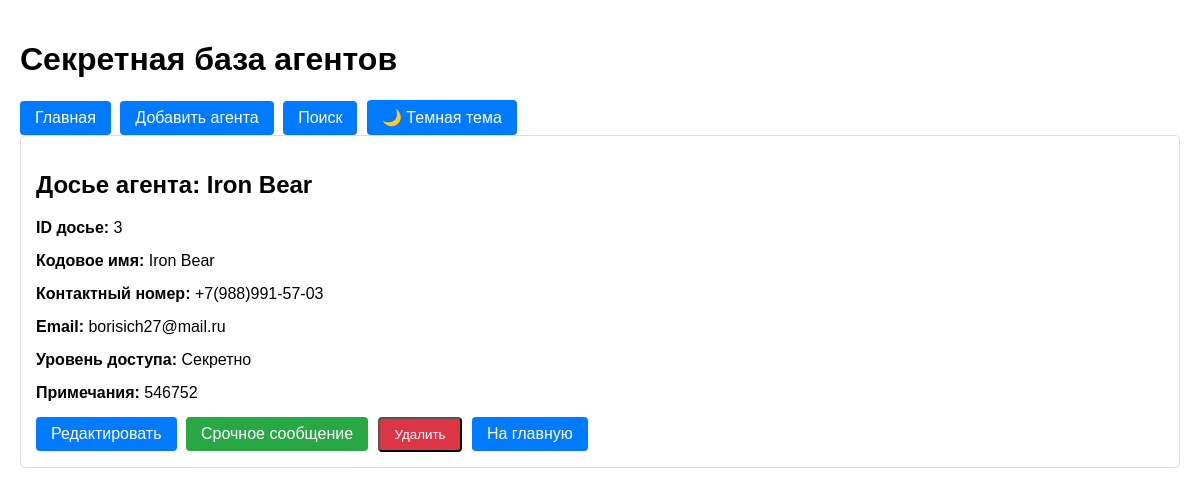
/agent/3, run on the app's committed database.
### tables this page shows
CREATE TABLE agents
                     (id INTEGER PRIMARY KEY AUTOINCREMENT,
                      codename TEXT NOT NULL,
                      phone TEXT,
                      email TEXT NOT NULL,
                      access_level TEXT NOT NULL,
                      notes TEXT);

### Flask_Agency_of_Secret_Agents/app/app.py (the view)
@app.route('/agent/<int:agent_id>')
def view_agent(agent_id):
    conn = sqlite3.connect('agents.db')
    c = conn.cursor()
    c.execute("SELECT * FROM agents WHERE id=?", (agent_id,))
    agent = c.fetchone()
    conn.close()
    if not agent:
        flash('Агент не найден!', 'danger')
        return redirect(url_for('index'))
    dark_mode = request.cookies.get('dark_mode', 'false')
    return render_template('view_agent.html', agent=agent, agent_id=agent_id, dark_mode=dark_mode)

### Flask_Agency_of_Secret_Agents/app/templates/view_agent.html
{% extends "base.html" %}
{% block content %}
    <div class="card">
        <h2>Досье агента: {{ agent[1] }}</h2>
        <div style="margin-bottom: 15px;">
            <strong>ID досье:</strong> {{ agent[0] }}
        </div>
        <div style="margin-bottom: 15px;">
            <strong>Кодовое имя:</strong> {{ agent[1] }}
        </div>
        <div style="margin-bottom: 15px;">
            <strong>Контактный номер:</strong> {{ agent[2] or 'Не указан' }}
        </div>
        <div style="margin-bottom: 15px;">
            <strong>Email:</strong> {{ agent[3] }}
        </div>
        <div style="margin-bottom: 15px;">
            <strong>Уровень доступа:</strong> {{ agent[4] }}
        </div>
        {% if agent[5] %}
        <div style="margin-bottom: 15px;">
            <strong>Примечания:</strong> {{ agent[5] }}
        </div>
        {% endif %}
        <div>
            <a href="{{ url_for('edit_agent', agent_id=agent_id) }}" class="btn">Редактировать</a>
            <a href="{{ url_for('send_message', agent_id=agent_id) }}" class="btn btn-success">Срочное сообщение</a>
            <form action="{{ url_for('delete_agent', agent_id=agent_id) }}" method="POST" style="display: inline;">
                <button type="submit" class="btn btn-danger" onclick="return confirm('Вы уверены, что хотите удалить этого агента?')">Удалить</button>
            </form>
            <a href="{{ url_for('index') }}" class="btn">На главную</a>
        </div>
    </div>
{% endblock %}

### Flask_Agency_of_Secret_Agents/app/templates/base.html (style rules this page uses)
body { font-family: Arial, sans-serif; margin: 0; padding: 20px; transition: background-color 0.3s, color 0.3s; }
.card { border: 1px solid #ddd; border-radius: 5px; padding: 15px; margin-bottom: 15px; }
.btn { display: inline-block; padding: 8px 15px; background-color: #007bff; color: white; text-decoration: none; border-radius: 4px; margin-right: 5px; }
.btn-danger { background-color: #dc3545; }
.btn-success { background-color: #28a745; }

### data on the page
agents: codename "Iron Bear", id "3", phone "+7(988)991-57-03", email "borisich27@mail.ru", access_level "Секретно", notes "546752"
